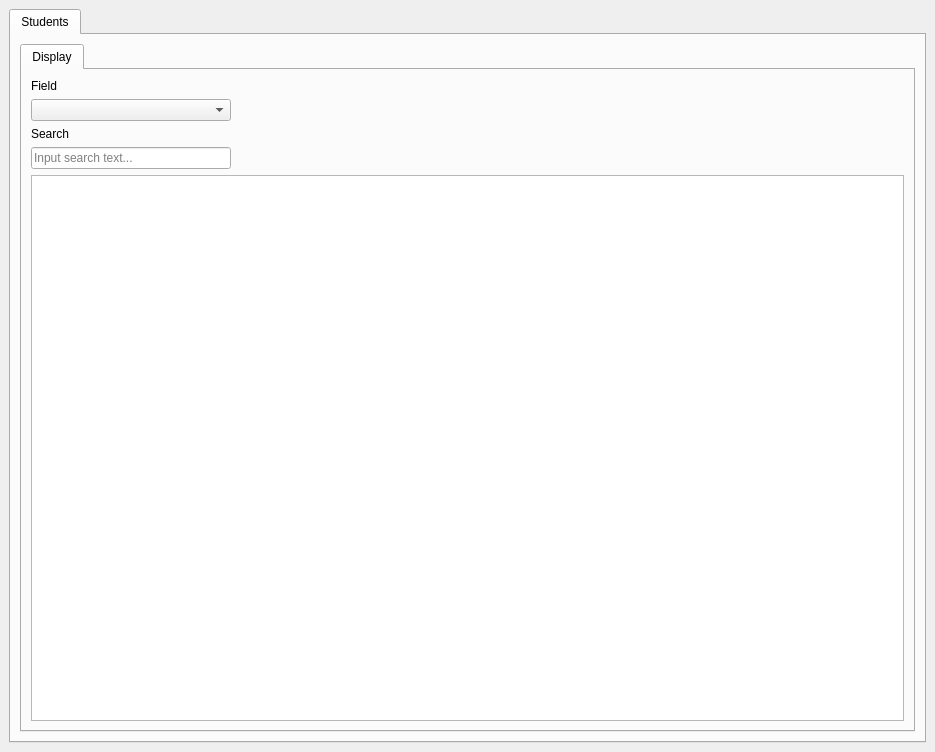
<?xml version="1.0" encoding="UTF-8"?>
<ui version="4.0">
 <class>MainWindow</class>
 <widget class="QMainWindow" name="MainWindow">
  <property name="geometry">
   <rect>
    <x>0</x>
    <y>0</y>
    <width>935</width>
    <height>752</height>
   </rect>
  </property>
  <property name="windowTitle">
   <string>MainWindow</string>
  </property>
  <widget class="QWidget" name="centralwidget">
   <layout class="QGridLayout" name="gridLayout">
    <item row="0" column="0">
     <widget class="QTabWidget" name="tabWidget">
      <property name="currentIndex">
       <number>0</number>
      </property>
      <widget class="QWidget" name="pgeStudents">
       <attribute name="title">
        <string>Students</string>
       </attribute>
       <layout class="QGridLayout" name="gridLayout_3">
        <item row="0" column="0">
         <widget class="QTabWidget" name="tabsStudents">
          <property name="sizePolicy">
           <sizepolicy hsizetype="Expanding" vsizetype="Expanding">
            <horstretch>0</horstretch>
            <verstretch>0</verstretch>
           </sizepolicy>
          </property>
          <property name="currentIndex">
           <number>0</number>
          </property>
          <widget class="QWidget" name="tabDisplayStudents">
           <attribute name="title">
            <string>Display</string>
           </attribute>
           <layout class="QVBoxLayout" name="verticalLayout">
            <item>
             <widget class="QLabel" name="lblFieldFilter">
              <property name="text">
               <string>Field</string>
              </property>
             </widget>
            </item>
            <item>
             <widget class="QComboBox" name="cmbFieldFilter">
              <property name="maximumSize">
               <size>
                <width>200</width>
                <height>16777215</height>
               </size>
              </property>
              <property name="placeholderText">
               <string>Select a field...</string>
              </property>
             </widget>
            </item>
            <item>
             <widget class="QLabel" name="lblSearch">
              <property name="text">
               <string>Search</string>
              </property>
             </widget>
            </item>
            <item>
             <widget class="QLineEdit" name="editSearchText">
              <property name="maximumSize">
               <size>
                <width>200</width>
                <height>16777215</height>
               </size>
              </property>
              <property name="frame">
               <bool>true</bool>
              </property>
              <property name="placeholderText">
               <string>Input search text...</string>
              </property>
             </widget>
            </item>
            <item>
             <widget class="QTableView" name="tblStudents">
              <property name="sizePolicy">
               <sizepolicy hsizetype="Expanding" vsizetype="Expanding">
                <horstretch>0</horstretch>
                <verstretch>0</verstretch>
               </sizepolicy>
              </property>
             </widget>
            </item>
           </layout>
          </widget>
         </widget>
        </item>
       </layout>
      </widget>
     </widget>
    </item>
   </layout>
  </widget>
 </widget>
 <resources/>
 <connections/>
</ui>
